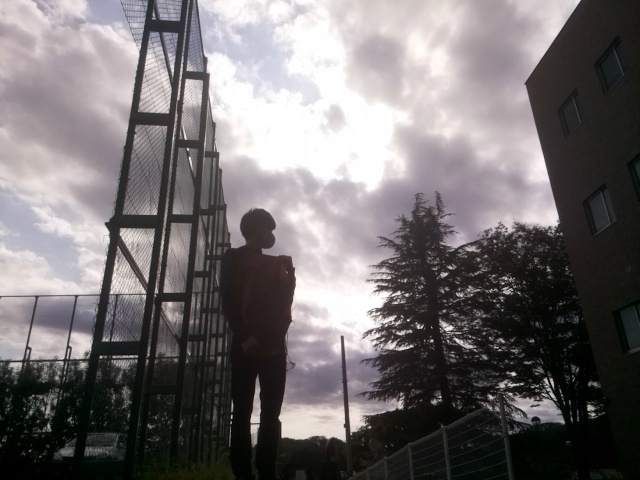
#> input picture testcode/Camera/TestResult/20201030/1430.jpg, 640 x 480 px
$ python check_hist.py
#> lines starting #> are read from the running program, lines starting #| are printed output that depends on the picture
import cv2
import numpy as np
from matplotlib import pylab as plt

#使うときは日付と見たい写真を変更する
date = "20201030"
pic_num = "1430.jpg"
path = './TestResult/' + date + '/' + pic_num
print(path)
img = cv2.imread(path)
#> img is the input picture: shape (480, 640, 3); mean B, G, R 112.4, 111.4, 115.7
cv2.imshow('pic preview',img)
cv2.waitKey(0) # キー待ち
cv2.destroyAllWindows()
img = cv2.cvtColor(img, cv2.COLOR_BGR2RGB)

plt.figure(1)
plt.subplot(3,1,1)
a = np.array(img)
plt.imshow(a)
plt.gray()
plt.axis('off')

# 下段のヒストグラムの設定
plt.subplot(3, 1, 2)
plt.hist(a.flatten(), bins=np.arange(256 + 1)) #階級の幅を1としてヒストグラムを出す

plt.subplot(3, 1, 3)
color = ('b','g','r')
for i,col in enumerate(color):
    histr = cv2.calcHist([img],[i],None,[256],[0,256])
    plt.plot(histr,color = col)
    plt.xlim([0,256])


#平滑化
img_hist_eq = img.copy()
# RGBそれぞれを平坦化
for i in range(3):
    img_hist_eq[:, :, i] = cv2.equalizeHist(img_hist_eq[:, :, i])
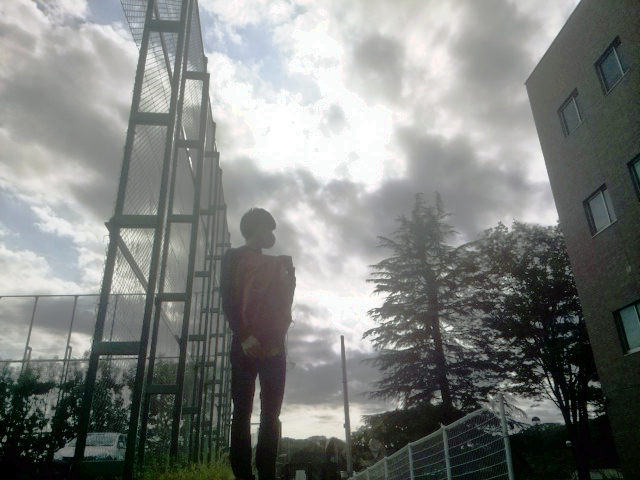
#> img_hist_eq: shape (480, 640, 3); mean R, G, B 125, 128, 125.2

plt.figure(2)
plt.subplot(3,1,1)
a = np.array(img_hist_eq)
plt.imshow(a)
plt.gray()
plt.axis('off')

# 下段のヒストグラムの設定
plt.subplot(3, 1, 2)
plt.hist(a.flatten(), bins=np.arange(256 + 1)) #階級の幅を1としてヒストグラムを出す

plt.subplot(3, 1, 3)
color = ('b','g','r')
for i,col in enumerate(color):
    histr = cv2.calcHist([img_hist_eq],[i],None,[256],[0,256])
    plt.plot(histr,color = col)
    plt.xlim([0,256])


#平滑化
img_hist_eq_adap = img.copy()
# RGBそれぞれを適応的に平坦化（８＊８の領域ごとに平坦化していく）
for i in range(3):
    clahe = cv2.createCLAHE(clipLimit=2.0, tileGridSize=(8,8))
    img_hist_eq_adap[:, :, i] = clahe.apply(img_hist_eq_adap[:, :, i])
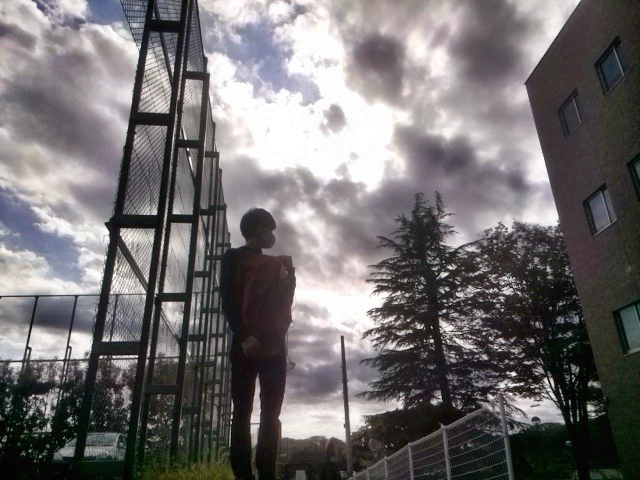
#> img_hist_eq_adap: shape (480, 640, 3); mean R, G, B 113.5, 110.4, 111.3

plt.figure(3)
plt.subplot(3,1,1)
a = np.array(img_hist_eq_adap)
plt.imshow(a)
plt.gray()
plt.axis('off')

# 下段のヒストグラムの設定
plt.subplot(3, 1, 2)
plt.hist(a.flatten(), bins=np.arange(256 + 1)) #階級の幅を1としてヒストグラムを出す

plt.subplot(3, 1, 3)
color = ('b','g','r')
for i,col in enumerate(color):
    histr = cv2.calcHist([img_hist_eq_adap],[i],None,[256],[0,256])
    plt.plot(histr,color = col)
    plt.xlim([0,256])


plt.show()
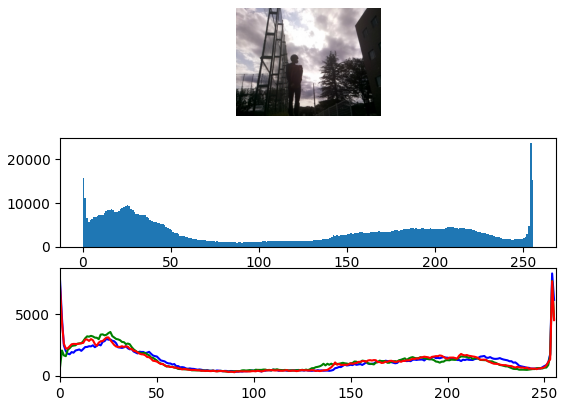
#> figure drawn by matplotlib, 3 panels; panel 2: tallest bar 23726 high, from x = 254 to 255; panel 3: curve peaks at x = 254, y = 8325; panel 3: curve peaks at x = 254, y = 7717; panel 3: curve peaks at x = 254, y = 7684
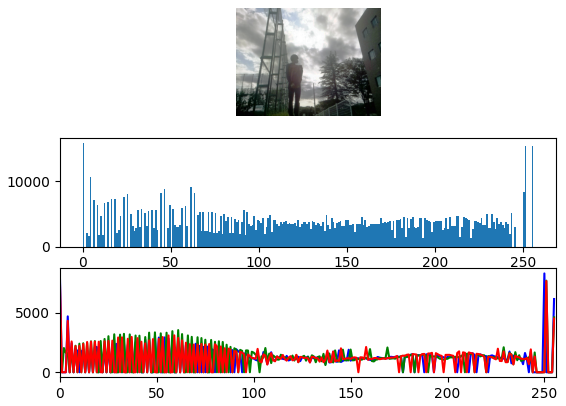
#> figure drawn by matplotlib, 3 panels; panel 2: tallest bar 15778 high, from x = 0 to 1; panel 3: curve peaks at x = 250, y = 8325; panel 3: curve peaks at x = 251, y = 7717; panel 3: curve peaks at x = 251, y = 7684
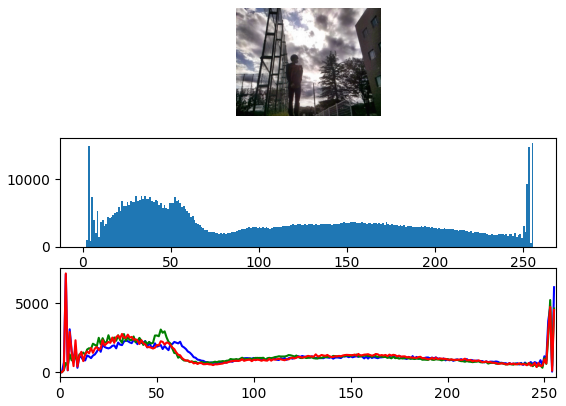
#> figure drawn by matplotlib, 3 panels; panel 2: tallest bar 15320 high, from x = 255 to 256; panel 3: curve peaks at x = 3, y = 7112; panel 3: curve peaks at x = 253, y = 5240; panel 3: curve peaks at x = 3, y = 7171

$ run again, with testcode/Camera/TestResult/20201030/1000.jpg copied over testcode/Camera/TestResult/20201030/1430.jpg
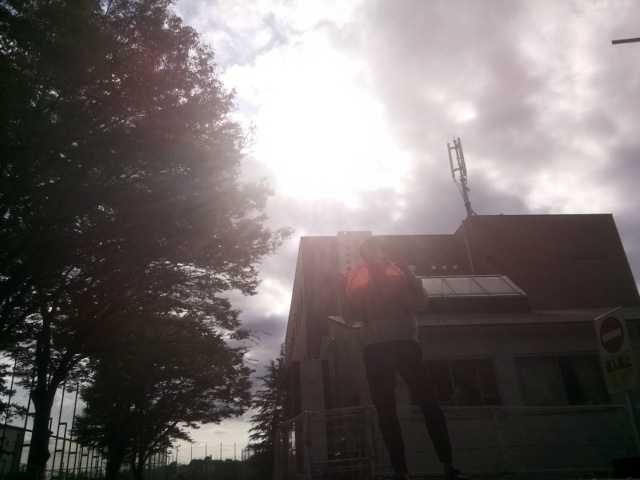
#> input picture testcode/Camera/TestResult/20201030/1000.jpg, 640 x 480 px
#> img is the input picture: shape (480, 640, 3); mean B, G, R 104.3, 105.2, 112.3
#> after the loop `for i in range(3):`:
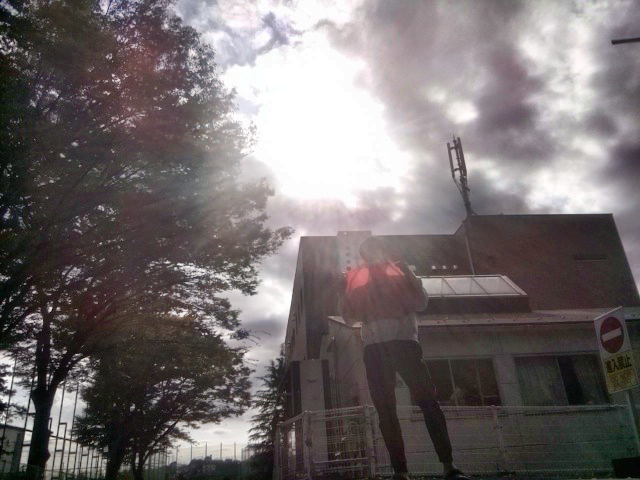
#> img_hist_eq_adap: shape (480, 640, 3); mean R, G, B 114.8, 107.9, 108.5
#> `plt.show()`:
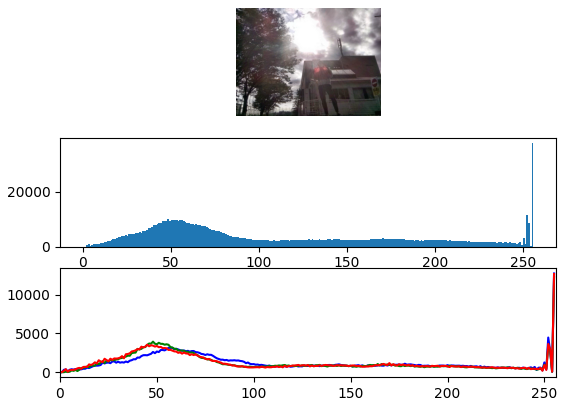
#> figure drawn by matplotlib, 3 panels; panel 2: tallest bar 37570 high, from x = 255 to 256; panel 3: curve peaks at x = 255, y = 12715; panel 3: curve peaks at x = 255, y = 12219; panel 3: curve peaks at x = 255, y = 12636

$ run again, with testcode/Camera/TestResult/20201030/1180.jpg copied over testcode/Camera/TestResult/20201030/1430.jpg
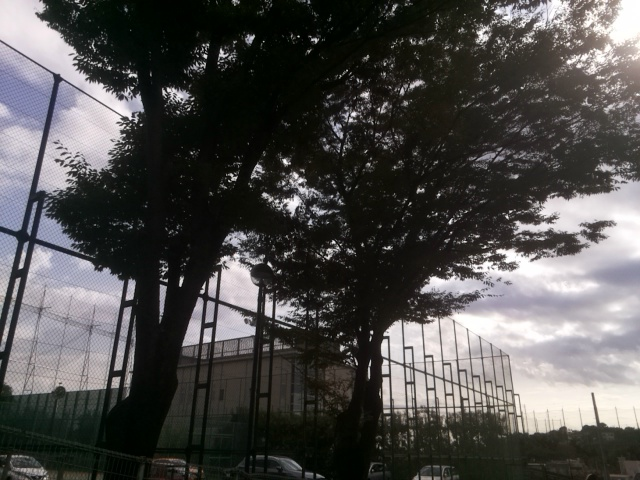
#> input picture testcode/Camera/TestResult/20201030/1180.jpg, 640 x 480 px
#> img is the input picture: shape (480, 640, 3); mean B, G, R 76.6, 78, 79.3
#> after the loop `for i in range(3):`:
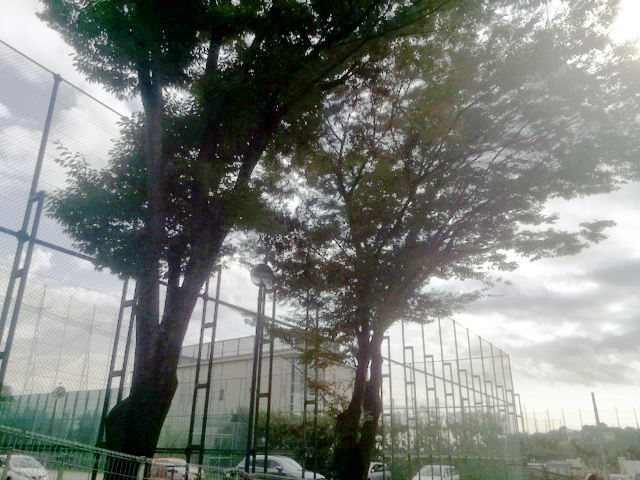
#> img_hist_eq: shape (480, 640, 3); mean R, G, B 124.9, 128.7, 123.4
#> `plt.show()`:
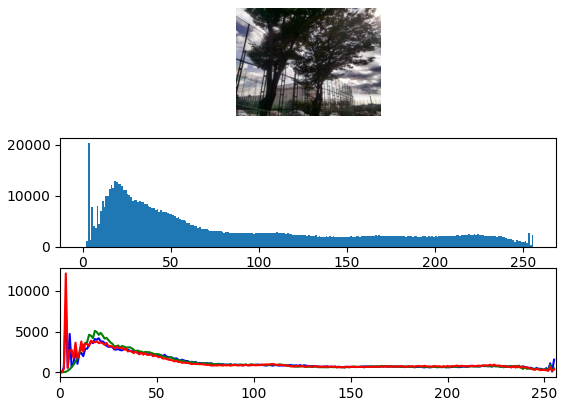
#> figure drawn by matplotlib, 3 panels; panel 2: tallest bar 20257 high, from x = 3 to 4; panel 3: curve peaks at x = 3, y = 8068; panel 3: curve peaks at x = 18, y = 5080; panel 3: curve peaks at x = 3, y = 12131

$ run again, with testcode/Camera/TestResult/20201030/120.jpg copied over testcode/Camera/TestResult/20201030/1430.jpg
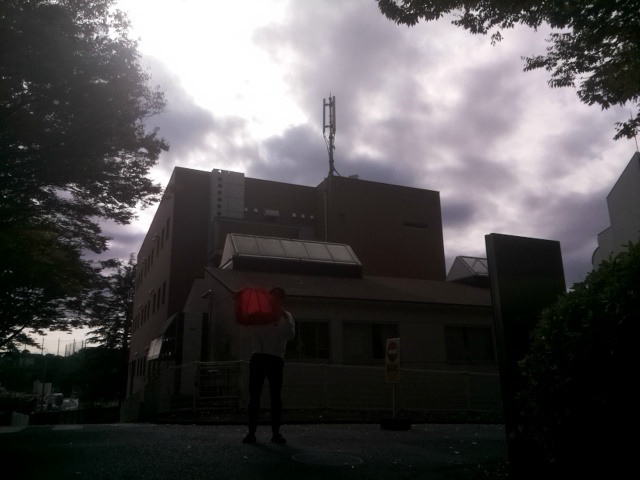
#> input picture testcode/Camera/TestResult/20201030/120.jpg, 640 x 480 px
#> img is the input picture: shape (480, 640, 3); mean B, G, R 78.7, 77.6, 80.1
#> after the loop `for i in range(3):`:
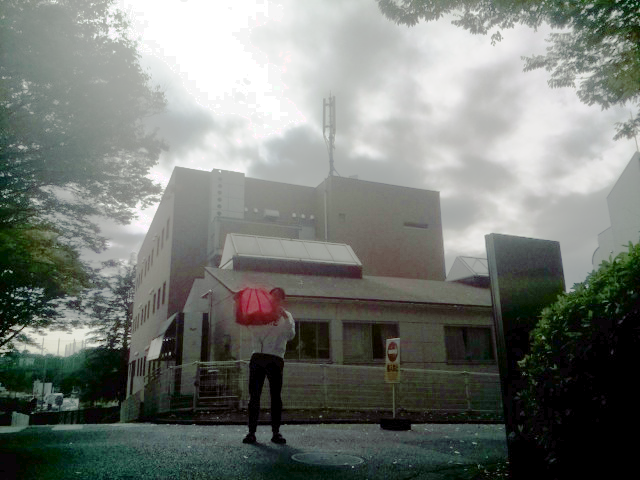
#> img_hist_eq: shape (480, 640, 3); mean R, G, B 117.1, 121.7, 116.2
#> `plt.show()`:
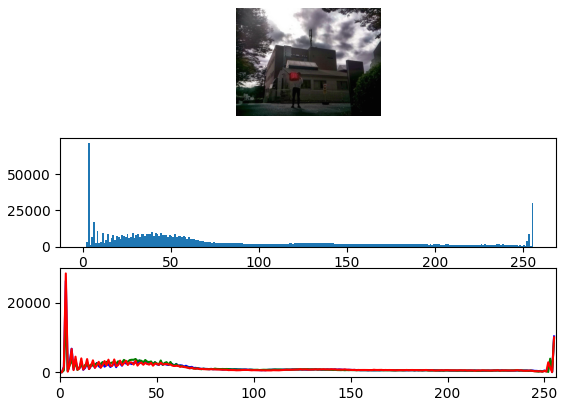
#> figure drawn by matplotlib, 3 panels; panel 2: tallest bar 71252 high, from x = 3 to 4; panel 3: curve peaks at x = 3, y = 26322; panel 3: curve peaks at x = 3, y = 16451; panel 3: curve peaks at x = 3, y = 28479
